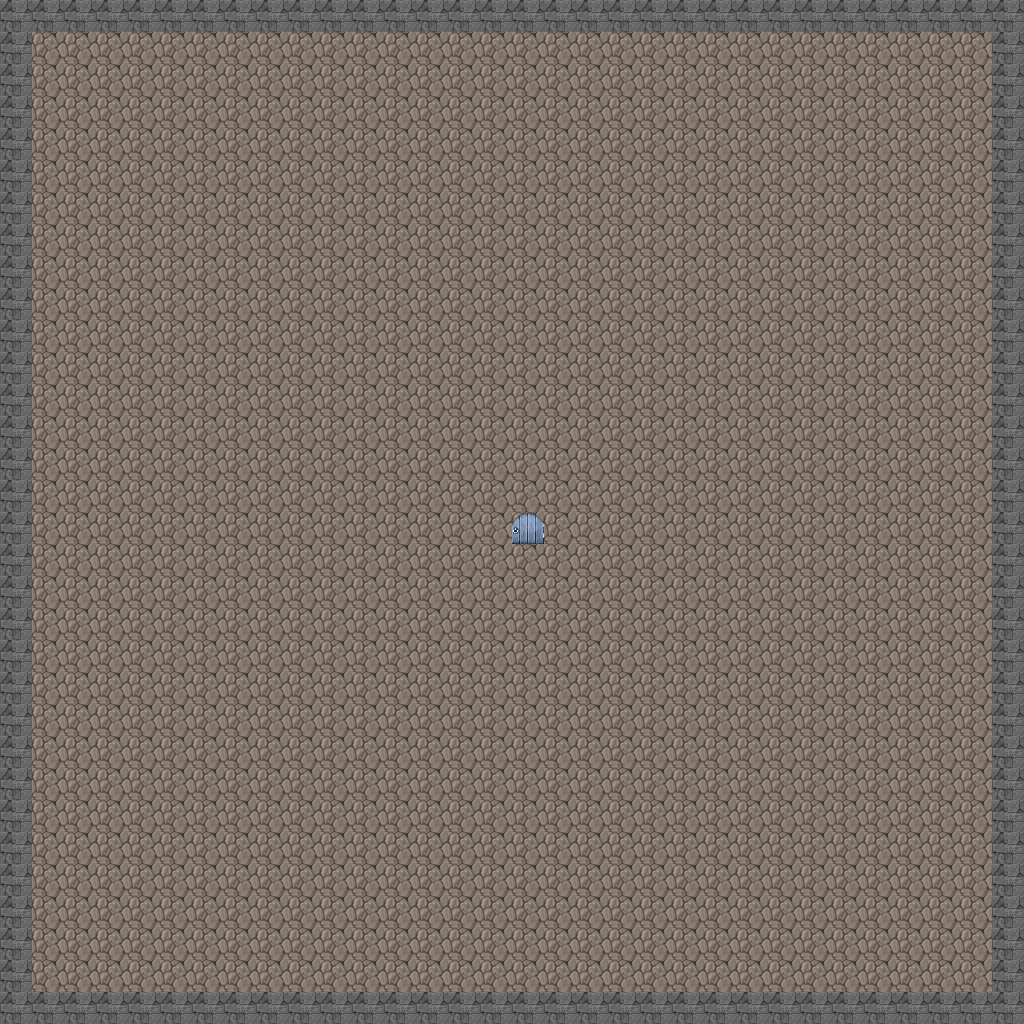

Tiled map render using the project's own tile images. Description and the map definition, with tile-layer contents summarised, below:
An orthogonal 32x32 tile map with 32x32 px tiles, 3 tile layers (Background, Obstacles, Collision), 2 tilesets.

<map version="1.0" tiledversion="1.1.4" orientation="orthogonal" renderorder="right-down" width="32" height="32" tilewidth="32" tileheight="32" infinite="0" nextobjectid="1">
 <properties>
  <property name="DefaultEntryX" type="int" value="16" />
  <property name="DefaultEntryY" type="int" value="16" />
 </properties>
 <tileset firstgid="1" source="MyTiles.tsx" />
 <tileset firstgid="257" source="data/tileset/Building.tsx" />
 <layer name="Background" width="32" height="32">
  <data>[1024 cells, 1024 non-empty, 1 distinct tile ids]</data>
 </layer>
 <layer name="Obstacles" width="32" height="32">
  <data>[1024 cells, 1 non-empty, 1 distinct tile ids]</data>
 </layer>
 <layer name="Collision" width="32" height="32">
  <data>[1024 cells, 124 non-empty, 1 distinct tile ids]</data>
 </layer>
 <objectgroup name="Buildings" />
</map>
